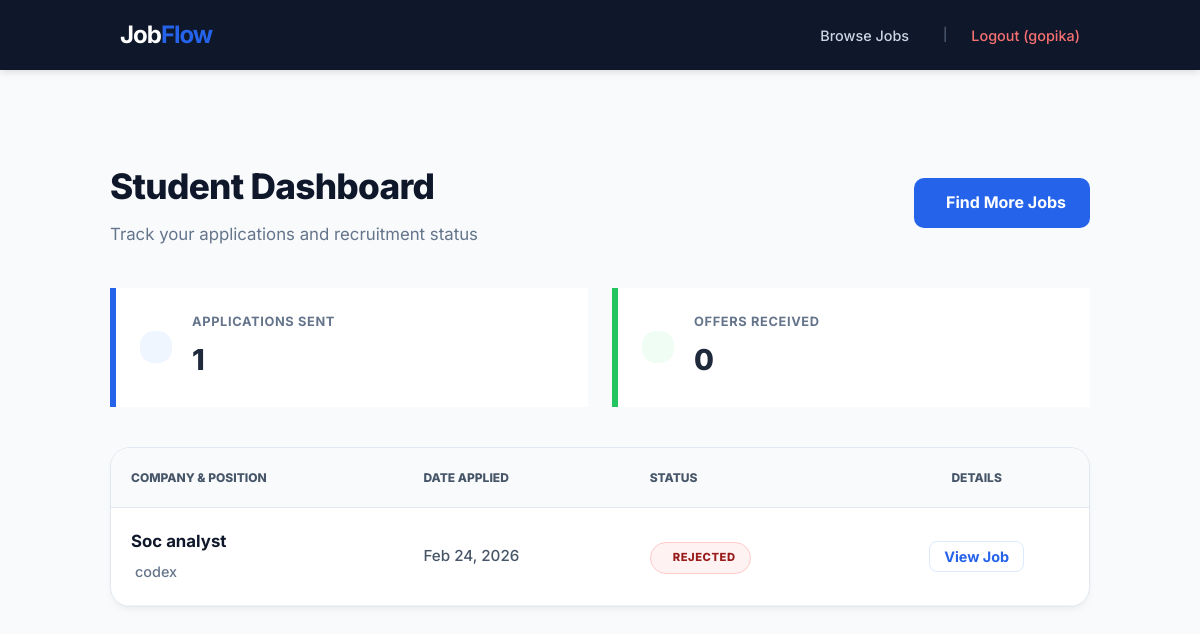
The page /apply/my-applications/ (signed in) on the database its author committed.
### application/models.py (models this page shows, shortened)
class Application(models.Model):
    job = models.ForeignKey(Job, on_delete=models.CASCADE, related_name='applications')
    applicant = models.ForeignKey(User, on_delete=models.CASCADE, related_name='my_applications')
    full_name = models.CharField(max_length=100)
    email = models.EmailField()
    cv = models.FileField(upload_to='cvs/')
    applied_at = models.DateTimeField(auto_now_add=True)
    STATUS_CHOICES = [
        ('pending', 'Pending'),
        ('accepted', 'Accepted'),
        ('rejected', 'Rejected'),
    ]
    status = models.CharField(max_length=20, choices=STATUS_CHOICES, default='pending')

### core/models.py (models this page shows, shortened)
class Job(models.Model):
    STATUS_CHOICES = (
        ('open', 'Open'),
        ('closed', 'Closed'),
    )
    company = models.ForeignKey(User, on_delete=models.CASCADE, related_name='jobs')
    title = models.CharField(max_length=255)
    location = models.CharField(max_length=100)
    description = models.TextField()
    status = models.CharField(max_length=10, choices=STATUS_CHOICES, default='open')
    created_at = models.DateTimeField(auto_now_add=True)
    exit

### application/views.py (the view)
# urls.py: path('my-applications/', views.student_dashboard, name="student_dashboard"),
@login_required(login_url='users:login')
def student_dashboard(request):
    if not request.user.groups.filter(name="Student").exists():
        return redirect('core:home')
    my_apps = Application.objects.filter(applicant=request.user).select_related('job').order_by('-applied_at')
    total_apps = my_apps.count()
    accepted_apps = my_apps.filter(status='accepted').count()
    return render(request, "application/student_dashboard.html", {
        "applications": my_apps,
        "total_count": total_apps,
        "accepted_count": accepted_apps
    })

### application/templates/application/student_dashboard.html (shortened to what this page needs)
{% extends 'base.html' %}
{% block content %}
<div style="max-width: 1100px; margin: 0 auto; padding: 40px 20px;">
    <div style="display: flex; justify-content: space-between; align-items: center; margin-bottom: 2.5rem;">
        <div>
            <h2 style="font-size: 2.2rem; font-weight: 800; color: #0f172a; margin: 0; letter-spacing: -0.02em;">Student Dashboard</h2>
            <p style="color: #64748b; margin-top: 6px; font-size: 1.05rem;">Track your applications and recruitment status</p>
        </div>
        <a href="{% url 'core:jobs' %}" class="btn-nav" style="text-decoration: none; padding: 12px 24px; border-radius: 10px; font-weight: 700; display: flex; align-items: center; gap: 8px;">
             Find More Jobs
        </a>
    </div>
    <div style="display: grid; grid-template-columns: repeat(auto-fit, minmax(240px, 1fr)); gap: 24px; margin-bottom: 40px;">
        <div class="card" style="padding: 24px; border-left: 6px solid #2563eb; display: flex; align-items: center; gap: 20px; background: #fff;">
            <div style="background: #eff6ff; padding: 16px; border-radius: 14px; color: #2563eb;">
            </div>
            <div>
                <p style="margin: 0; color: #64748b; font-size: 0.8rem; font-weight: 700; text-transform: uppercase; letter-spacing: 0.05em;">Applications Sent</p>
                <h3 style="margin: 5px 0 0; font-size: 1.8rem; font-weight: 800; color: #1e293b;">{{ total_count }}</h3>
            </div>
        </div>
        <div class="card" style="padding: 24px; border-left: 6px solid #22c55e; display: flex; align-items: center; gap: 20px; background: #fff;">
            <div style="background: #f0fdf4; padding: 16px; border-radius: 14px; color: #22c55e;">
            </div>
            <div>
                <p style="margin: 0; color: #64748b; font-size: 0.8rem; font-weight: 700; text-transform: uppercase; letter-spacing: 0.05em;">Offers Received</p>
                <h3 style="margin: 5px 0 0; font-size: 1.8rem; font-weight: 800; color: #1e293b;">{{ accepted_count }}</h3>
            </div>
        </div>
    </div>
    <div class="card" style="padding: 0; overflow: hidden; border-radius: 20px; border: 1px solid #e2e8f0; background: #fff; box-shadow: 0 4px 6px -1px rgba(0,0,0,0.05);">
        <table style="width: 100%; border-collapse: collapse; text-align: left;">
            <thead>
                <tr style="background: #f8fafc; border-bottom: 1px solid #e2e8f0;">
                    <th style="padding: 1.25rem; font-size: 0.75rem; color: #475569; font-weight: 800; text-transform: uppercase;">Company & Position</th>
                    <th style="padding: 1.25rem; font-size: 0.75rem; color: #475569; font-weight: 800; text-transform: uppercase;">Date Applied</th>
                    <th style="padding: 1.25rem; font-size: 0.75rem; color: #475569; font-weight: 800; text-transform: uppercase;">Status</th>
                    <th style="padding: 1.25rem; font-size: 0.75rem; color: #475569; font-weight: 800; text-transform: uppercase; text-align: center;">Details</th>
                </tr>
            </thead>
            <tbody>
                {% for app in applications %}
                <tr style="border-bottom: 1px solid #f1f5f9; transition: all 0.2s;" onmouseover="this.style.background='#f8faff'" onmouseout="this.style.background='transparent'">
                    <td style="padding: 1.25rem;">
                        <span style="display: block; font-weight: 700; color: #0f172a; font-size: 1.05rem; margin-bottom: 4px;">{{ app.job.title }}</span>
                        <span style="font-size: 0.9rem; color: #64748b; font-weight: 500;">
                             {{ app.job.company.username }}
                        </span>
                    </td>
                    <td style="padding: 1.25rem; color: #475569; font-size: 0.95rem; font-weight: 500;">
                        {{ app.applied_at|date:"M d, Y" }}
                    </td>
                    <td style="padding: 1.25rem;">
                        <span class="status-badge status-{{ app.status }}">
                            {{ app.get_status_display|upper }}
                        </span>
                    </td>
                    <td style="padding: 1.25rem; text-align: center;">
                        <a href="{% url 'core:job_detail' app.job.id %}" style="color: #2563eb; text-decoration: none; font-weight: 700; font-size: 0.9rem; border: 1.5px solid #dbeafe; padding: 6px 14px; border-radius: 8px; transition: all 0.2s;" onmouseover="this.style.background='#2563eb'; this.style.color='#fff'">
                            View Job
                        </a>
                    </td>
                </tr>
                {% endfor %}
            </tbody>
        </table>
    </div>
</div>
{% endblock %}

### templates/base.html (shortened to what this page needs)
<!DOCTYPE html>
<html lang="en">
<head>
</head>
<body>
    <nav class="navbar">
        <a href="{% url 'core:home' %}" class="brand" style="text-decoration:none;"><h1>Job<span>Flow</span></h1></a>
        <div class="nav-links">
            <a href="{% url 'core:jobs' %}">Browse Jobs</a>
            {% if user.is_authenticated %}
                <span style="color: var(--text-muted); font-size: 0.8rem; margin-left: 10px;">|</span>
                <a href="{% url 'users:logout' %}" style="color: #f87171;">Logout ({{ user.username }})</a>
            {% else %}
                <a href="{% url 'users:login' %}">Login</a>
                <a href="{% url 'users:register' %}" class="btn-nav">Get Started</a>
            {% endif %}
        </div>
    </nav>
    <div class="container">
        {% block content %}{% endblock %}
    </div>
</body>
</html>

### templates/base.html (style rules this page uses)
:root { --primary: #2563eb; --primary-hover: #1d4ed8; --bg: #f8fafc; --text-main: #1e293b; --text-muted: #64748b; --card-bg: #ffffff; --nav-bg: #0f172a; }
* { margin: 0; padding: 0; box-sizing: border-box; font-family: 'Inter', sans-serif; }
body { background-color: var(--bg); color: var(--text-main); line-height: 1.6; }
.navbar { background-color: var(--nav-bg); padding: 1rem 10%; display: flex; justify-content: space-between; align-items: center; position: sticky; top: 0; z-index: 1000; box-shadow: 0 4px 6px -1px rgb(0 0 0 / 0.1); }
.brand h1 { color: #fff; font-size: 1.5rem; letter-spacing: -1px; }
.brand span { color: var(--primary); }
.nav-links { display: flex; gap: 1.5rem; align-items: center; }
.nav-links a { color: #cbd5e1; text-decoration: none; font-size: 0.9rem; font-weight: 500; transition: 0.3s; }
.btn-nav { background: var(--primary); color: white !important; padding: 0.5rem 1rem; border-radius: 8px; font-weight: 600; }
.container { width: 85%; max-width: 1200px; margin: 3rem auto; }

### application/templates/application/student_dashboard.html (style rules this page uses)
.status-badge { display: inline-flex; align-items: center; padding: 6px 14px; border-radius: 50px; font-size: 0.7rem; font-weight: 800; letter-spacing: 0.05em; }
.status-rejected { background: #fef2f2; color: #991b1b; border: 1px solid #fecaca; }

### rows shown on the page
Application: job "Soc analyst", job.company.username "codex", applied_at "Feb 24, 2026", status "REJECTED"

### other values the page prints
{{ user.username }} "gopika"
{{ total_count }} "1"
{{ accepted_count }} "0"
